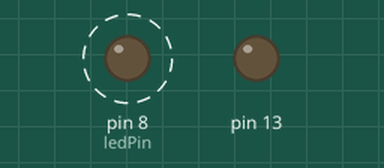
Simulated run of this sketch. Board: Arduino Uno, built with avr-gcc and run on an emulated ATmega328P. On the bench: output pins drawn as LEDs (lit = HIGH). Dashed ring = blinking. What the sketch prints to the serial monitor is not drawn.

Above: at 0.7 s.
Timing chart, 0 to 3.0 s (numbered marks = the images above):
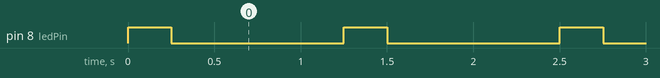

Measured:
- by itself, pin 8 (ledPin): alternates HIGH for 0.25 s and LOW for 1.0 s

The sketch:

TalkingAndBlink250ms.ino
```cpp
/*
    TalkingAndBlink250ms Program
    Turns a LED connected to digital pin 8 on for 250ms, then off for 1s, infinitely.
    In both steps, the Arduino Board send data to the console of the IDE for information purpose.
*/

byte ledPin = 8;

void setup() {
    pinMode(13, OUTPUT);

    pinMode(ledPin, OUTPUT);        // initialize the digital pin as an output
    Serial.begin(9600);             // Serial commmunication setup at 9600 baud
}

void loop() {
    digitalWrite(ledPin, HIGH);     // turn the LED ONon

    Serial.print("the pin ");
    Serial.print(ledPin);
    Serial.println(" is on");

    delay(250);                     // wait for 250ms

    digitalWrite(ledPin, LOW);      // turn the LED off

    Serial.print("the pin ");
    Serial.print(ledPin);
    Serial.println(" is off");

    delay(1000);                    // wait for 1s
}
```
